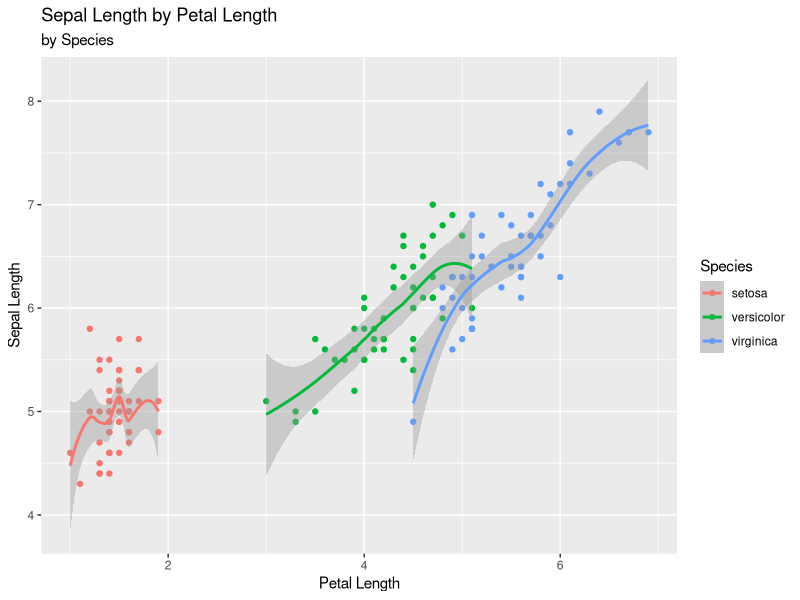
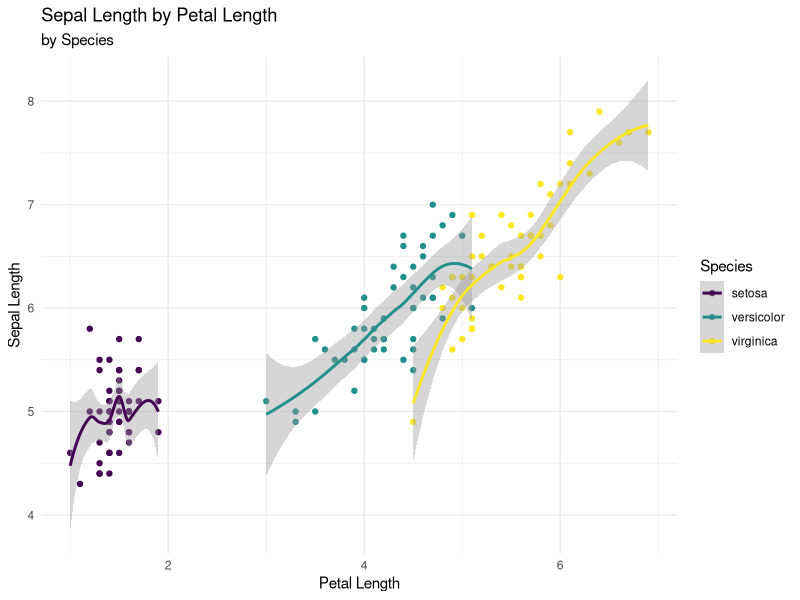
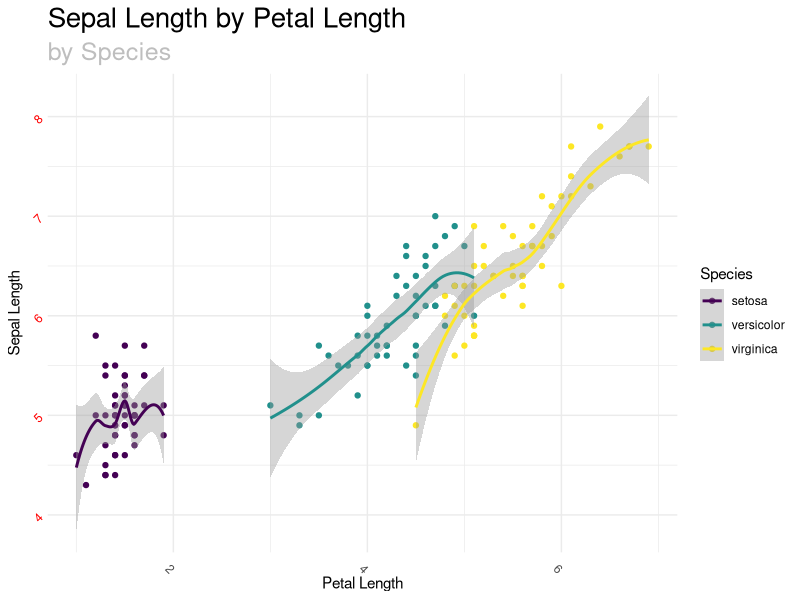

These figures' R source, in order:
## ---- chunk 1

knitr::opts_chunk$set(echo = TRUE,
                      message = FALSE,
                      warning = FALSE)

## ---- chunk 2

data("iris") # famous iris flower data

## ---- chunk 3

library(ggplot2)

## ---- chunk 4

p0 <- ggplot(iris,
             aes(x = Petal.Length, # x is petal length
                 y = Sepal.Length, # y is sepal length
                 color = Species)) + # color is species
  geom_point() + # use points
  geom_smooth() + # use smoother
  labs(title = "Sepal Length by Petal Length",
       subtitle = "by Species",
       x = "Petal Length",
       y = "Sepal Length") 

p0 # replay

## ---- chunk 5

p0 + 
    scale_color_viridis_d() + # viridis color palette
    theme_minimal() # minimal (built-in) theme

## ---- chunk 6

p0 + 
  scale_color_viridis_d() + # viridis color palette
  theme_minimal() + # minimal "preset" theme 
  theme(plot.title = element_text(size = 20,), # larger title
        plot.subtitle = element_text(size = 18, # larger subtitle
                                     color = "grey"), # grey subtitle
        axis.text.x = element_text(angle = -45), # rotate x axis labels
        axis.text.y = element_text(angle = 45, # rotate y axis labels
                                   color = "red")) # y axis label color



